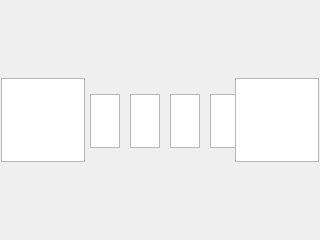
<?xml version="1.0" encoding="UTF-8"?>
<ui version="4.0">
 <class>ScreenSaveWindow</class>
 <widget class="QDialog" name="ScreenSaveWindow">
  <property name="geometry">
   <rect>
    <x>0</x>
    <y>0</y>
    <width>320</width>
    <height>240</height>
   </rect>
  </property>
  <property name="windowTitle">
   <string>Dialog</string>
  </property>
  <widget class="QGraphicsView" name="button_key_icon">
   <property name="geometry">
    <rect>
     <x>1</x>
     <y>78</y>
     <width>84</width>
     <height>84</height>
    </rect>
   </property>
  </widget>
  <widget class="QGraphicsView" name="arrow_icon1">
   <property name="geometry">
    <rect>
     <x>90</x>
     <y>94</y>
     <width>30</width>
     <height>54</height>
    </rect>
   </property>
  </widget>
  <widget class="QGraphicsView" name="arrow_icon2">
   <property name="geometry">
    <rect>
     <x>130</x>
     <y>94</y>
     <width>30</width>
     <height>54</height>
    </rect>
   </property>
  </widget>
  <widget class="QGraphicsView" name="arrow_icon3">
   <property name="geometry">
    <rect>
     <x>170</x>
     <y>94</y>
     <width>30</width>
     <height>54</height>
    </rect>
   </property>
  </widget>
  <widget class="QGraphicsView" name="arrow_icon4">
   <property name="geometry">
    <rect>
     <x>210</x>
     <y>94</y>
     <width>30</width>
     <height>54</height>
    </rect>
   </property>
  </widget>
  <widget class="QGraphicsView" name="button_lock_icon">
   <property name="geometry">
    <rect>
     <x>235</x>
     <y>78</y>
     <width>84</width>
     <height>84</height>
    </rect>
   </property>
  </widget>
 </widget>
 <resources/>
 <connections/>
</ui>
